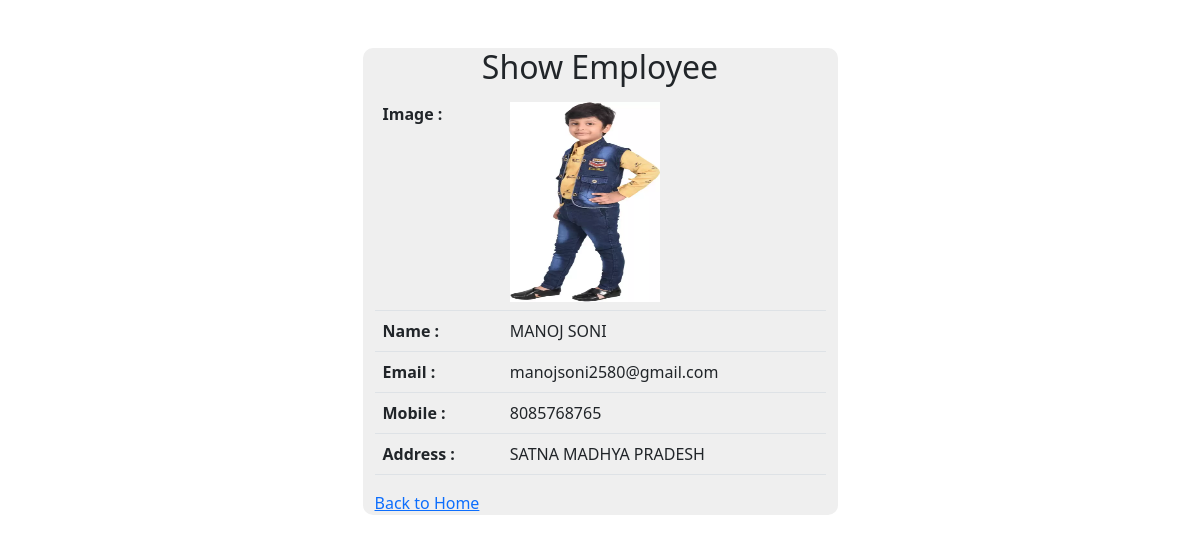
Page /showview/5/ on the committed database.
### crud/models.py (models this page shows)
class Employee(models.Model):
    name = models.CharField(max_length=100,blank=True,null=True)
    image = models.ImageField(upload_to='image/')
    email = models.EmailField(max_length=150,blank=True,null=True)
    mobile = models.CharField(max_length=15,blank=True,null=True)
    address = models.TextField(max_length=150,blank=True,null=True)
    created_date = models.DateTimeField(auto_now=True,blank=True,null=True)
    updated_date = models.DateTimeField(auto_now_add=True,blank=True,null=True )

### crud/views.py (the view)
# urls.py: path("showview/<int:eid>/", employee_show, name="show"),
def employee_show(request,eid):
    emp = Employee.objects.get(id=eid)
    print(emp,"<---Get Employee View")
    print(emp.name,emp.email)
    d={'emp':emp}
    return render(request,'showview.html',context=d)

### crud/templates/showview.html (shortened to what this page needs)
<!DOCTYPE html>
<html lang="en">
<head>
    <link href="https://cdn.jsdelivr.net/npm/bootstrap@5.2.0-beta1/dist/css/bootstrap.min.css" rel="stylesheet">
</head>
<body>
    <div class="container">
        <div class="row">
            <div class="col-sm-5 mx-auto mx-auto  mt-5" style="border: 1px; border-radius: 10px; background-color: #1111;">
                <h2 class="text-center">Show Employee</h2>
                <table class="table mx-auto">
                    <tr>
                        <th>Image :</th>
                        <td><img src="/media/{{emp.image}}/" height="200px" width="150px" alt="love" class="rounded-squire"></td>
                    </tr>
                    <tr>
                        <th>Name :</th>
                        <td>{{emp.name}}</td>
                    </tr>
                    <tr>
                        <th>Email :</th>
                        <td>{{emp.email}}</td>
                    </tr>
                    <tr>
                        <th>Mobile :</th>
                        <td>{{emp.mobile}}</td>
                    </tr>
                    <tr>
                        <th>Address :</th>
                        <td>{{emp.address}}</td>
                    </tr>
                </table>
                <a href="/">Back to Home</a>
            </div>
        </div>
    </div>
</body>
</html>

### rows in the picture
Employee: image (picture), name "MANOJ SONI", email "manojsoni2580@gmail.com", mobile "8085768765", address "SATNA MADHYA PRADESH"
